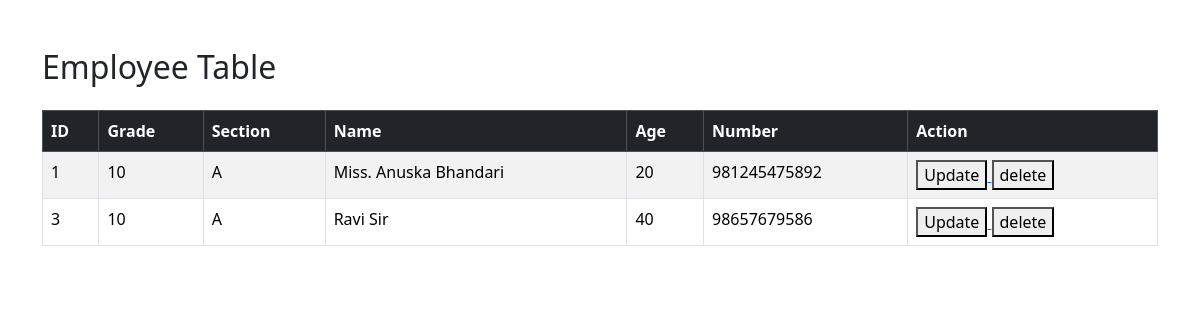
Page /grade/teacher (signed in) on the committed database.
### teacher/models.py (models this page shows, shortened)
class Teacher(models.Model):
    grade = models.ForeignKey(Grade,on_delete=models.SET_NULL, related_name="grade_teacher", null=True)
    name = models.CharField(max_length=60, help_text="teacher name")
    phone = models.PositiveIntegerField()
    age = models.PositiveIntegerField()
    created_at = models.DateTimeField(auto_now_add=True)
    updated_at = models.DateTimeField(auto_now=True)
    class Meta:
        db_table = "teacher"

class Grade(models.Model):
    name = models.CharField(max_length= 20 , help_text="Enter grade name", verbose_name="Grade Name")
    section = models.CharField(max_length= 5 , default="A")
    created_at = models.DateTimeField(auto_now_add= True)
    updated_at = models.DateTimeField(auto_now= True)
    class Meta:  # To overwrite sth we use meta otherwise the table name will be displayed as app-name_table-name
        db_table = "grade"
        unique_together = ['name', 'section'] # both name should be different not same

### teacher/views.py (the view)
# urls.py: path('teacher',teacher_list, name="teacher"),
@login_required()
def teacher_list(request):
    data = Teacher.objects.all()
    context = {
        "teacher":data
    }
    return render(request, 'teacher/index.html', context)

### teacher/templates/teacher/index.html (shortened to what this page needs)
<!DOCTYPE html>
<html lang="en">
<head>
  <link
    href="https://cdn.jsdelivr.net/npm/bootstrap@5.3.3/dist/css/bootstrap.min.css"
    rel="stylesheet"
  />
</head>
<body>
  <div class="container mt-5">
    <h2 class="mb-4">Employee Table</h2>
    <table class="table table-bordered table-striped table-hover">
      <thead class="table-dark">
        <tr>
          <th>ID</th>
          <th> Grade </th>
          <th> Section </th>
          <th>Name</th>
          <th>Age</th>
          <th>Number</th>
          <th>Action</th>
        </tr>
      </thead>
      <tbody>
        {% for i in teacher %}
        <tr>
          <td>{{i.id}}</td>
          <td>{{i.grade.name}}</td>
          <td>{{i.grade.section}}</td>
          <td>{{i.name}}</td>
          <td>{{i.age}}</td>
          <td>{{i.phone}}</td>
           <td>
            <a href="{% url 'update' i.id %}">  <button > Update</button> </a>
            <a href="{% url 'delete' i.id %}">  <button > delete </button> </a>
          </td>
        </tr>
        {% endfor %}
      </tbody>
    </table>
  </div>
</body>
</html>

### rows in the picture
Teacher: id "1", grade.name "10", grade.section "A", name "Miss. Anuska Bhandari", age "20", phone "981245475892"
Teacher: id "3", grade.name "10", grade.section "A", name "Ravi Sir", age "40", phone "98657679586"
